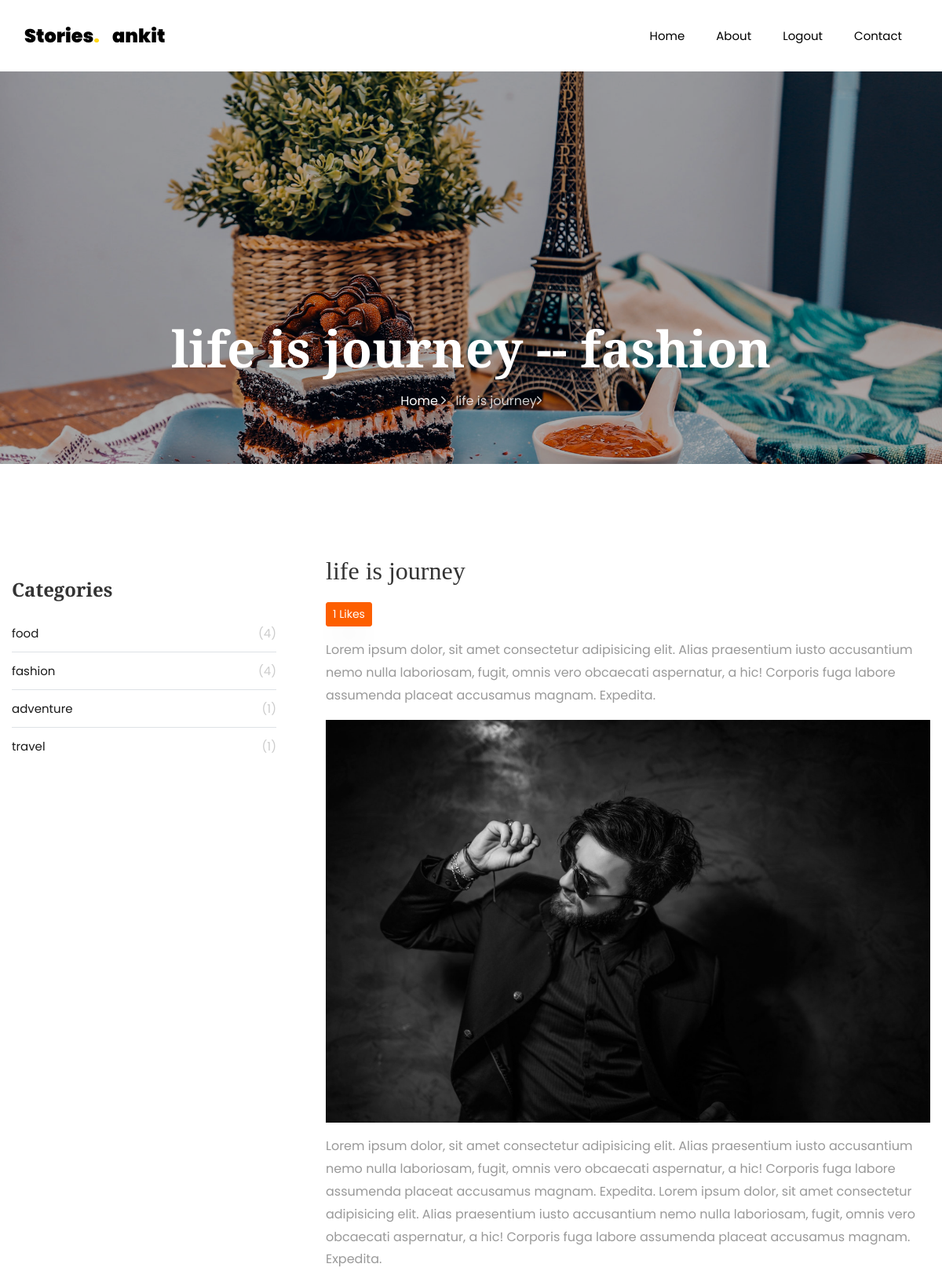
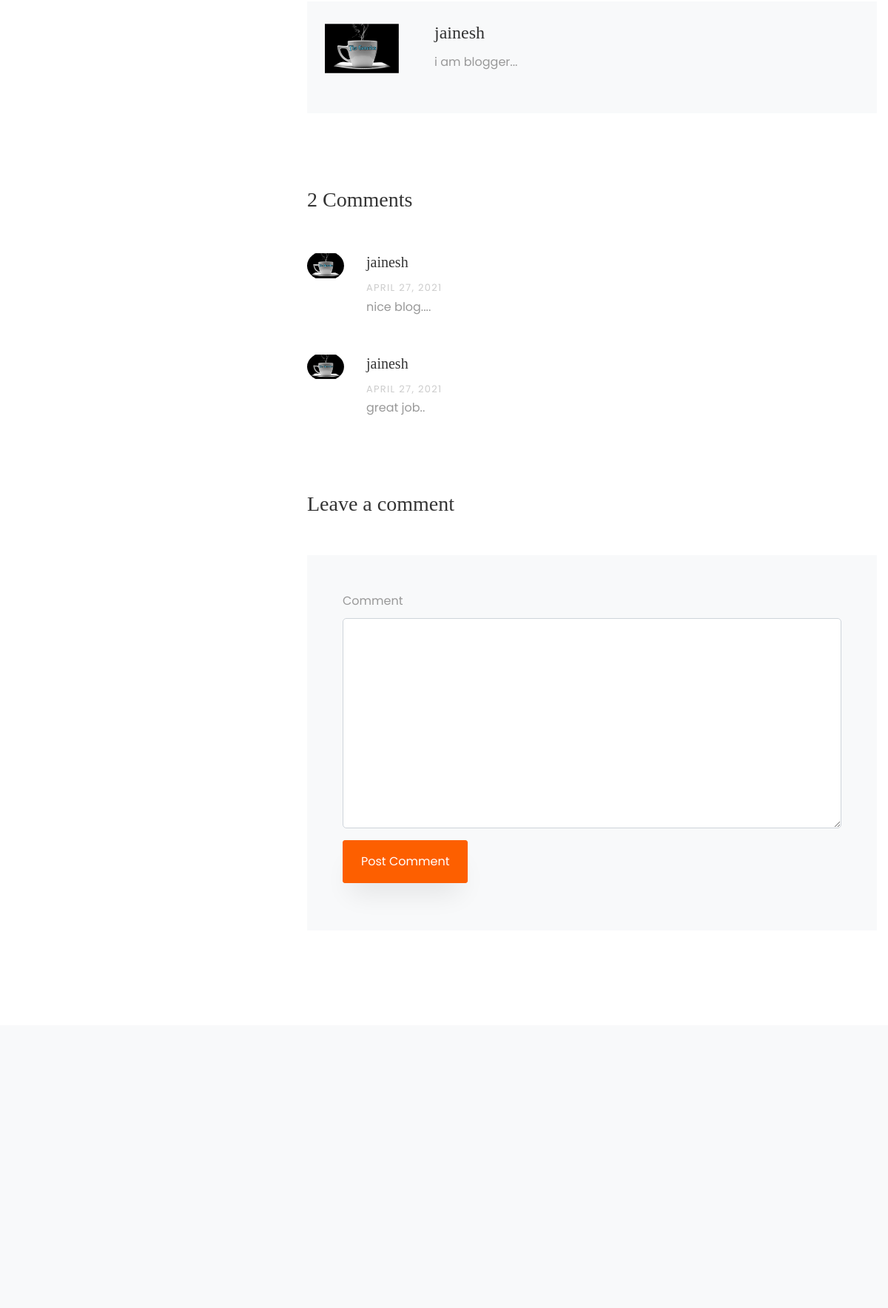
Screenshot of /blog_detail/1/ (signed in, upper part) with the database file from the repository (2 pictures, top to bottom).
### blogapp/models.py (models this page shows, shortened)
class BlogModel(models.Model):
    category = models.ForeignKey(Category, on_delete=models.CASCADE, null=True)
    usr = models.ForeignKey(User, on_delete=models.CASCADE, null=True)
    title = models.CharField(max_length=100, null=True)
    short = models.TextField(null=True)
    long = models.TextField(null=True)
    image = models.FileField(null=True)
    date = models.DateField(null=True)

class Category(models.Model):
     name = models.CharField(max_length=100, null=True)

class UserDetail(models.Model):
    usr = models.ForeignKey(User,on_delete=models.CASCADE,null=True)
    userimage = models.FileField(null=True)
    aboutyou = models.TextField(null=True)

class CommentBLog(models.Model):
    blog = models.ForeignKey(BlogModel,on_delete=models.CASCADE,null=True)
    usr = models.ForeignKey(UserDetail,on_delete=models.CASCADE,null=True)
    comment = models.TextField(null=True)
    commentdate = models.DateField(null=True)

### blogapp/views.py (the view)
# urls.py: path('blog_detail/<int:bid>/', BlogDetail, name="detail"),
def BlogDetail(request, bid):
    blog = BlogModel.objects.get(id = bid)
    usrdetail = UserDetail.objects.get(usr = blog.usr)
    allcomments = CommentBLog.objects.filter(blog = blog)
    allcategory = Category.objects.all()
    d = { "blog":blog, "user":usrdetail, "allcategory":allcategory, "allcomments":allcomments }
    return render(request, 'single.html', d)

### blogapp/templates/single.html (shortened to what this page needs)
<html>
  <head>
  </head>
</html>
{% extends 'nav-footer.html'%}
	{% load static %}
	{% block sectionData %}
    <section class="hero-wrap hero-wrap-2" style="background-image: url({% static 'images/bg_4.jpg' %});">
      <div class="overlay"></div>
      <div class="container">
        <div class="row no-gutters slider-text align-items-end justify-content-center">
          <div class="col-md-9 ftco-animate pb-5 text-center">
            <h1 class="mb-3 bread">{{ blog.title}} -- {{ blog.category.name }}</h1>
            <p class="breadcrumbs"><span class="mr-2"><a href="{% url 'home' %}">Home <i class="ion-ios-arrow-forward"></i></a></span> <span>{{ blog.title }}<i class="ion-ios-arrow-forward"></i></span></p>
          </div>
        </div>
      </div>
    </section>
		<section class="ftco-section">
      <div class="container">
        <div class="row">
          <div class="col-lg-8 order-lg-last ftco-animate">
            <h2 class="mb-3">{{ blog.title }}</h2>
            <a href="{% url 'like' blog.id %}"><P><button style="color: orange;" class="btn btn-primary btn-sm">{{ blog.likeblog_set.count }} Likes</button></P></a>
            <p>{{ blog.short }}</p>
            <p>
              <img src="{{ blog.image.url }}" alt="" class="img-fluid">
            </p>
            <p>{{ blog.long }}</p>
            <div class="about-author d-flex p-4 bg-light">
              <div class="bio mr-5">
                <img src="{{ user.userimage.url }}" alt="Image placeholder" class="img-fluid mb-4" height="100px" width="100px">
              </div>
              <div class="desc">
                <h3>{{ blog.usr.first_name }}</h3>
                <p>{{ user.aboutyou }}</p>
              </div>
            </div>
            <div class="pt-5 mt-5">
              <h3 class="mb-5">{{ blog.commentblog_set.count }} Comments</h3>
              <ul class="comment-list">
                {% for i in allcomments %}
                <li class="comment">
                  <div class="vcard bio">
                    <img src="{{ i.usr.userimage.url }}" alt="Image placeholder">
                  </div>
                  <div class="comment-body">
                    <h3>{{ i.usr.usr.first_name }}</h3>
                    <div class="meta">{{ i.commentdate }}</div>
                    <p>{{ i.comment }}</p>
                  </div>
                </li>
                {% endfor %}
              </ul>
              {% if request.user.is_authenticated %}
              <div class="comment-form-wrap pt-5">
                <h3 class="mb-5">Leave a comment</h3>
                <form action="{% url 'comment' blog.id %}" class="p-5 bg-light" method="POST">
                  <div class="form-group">
                    <label for="message">Comment</label>
                    <textarea name="comment" id="message" cols="30" rows="10" class="form-control"></textarea>
                  </div>
                  <div class="form-group">
                    <input type="submit" value="Post Comment" class="btn py-3 px-4 btn-primary">
                  </div>
                </form>
              </div>
              {% endif %}
            </div>
          </div>
          <div class="col-lg-4 sidebar pr-lg-5 ftco-animate">
            <div class="sidebar-box ftco-animate">
              <ul class="categories">
                <h3 class="heading mb-4">Categories</h3>
                {% for i in allcategory %}
                <li><a href="{% url 'cateblog' i.id %}">{{ i.name }}<span>({{ i.blogmodel_set.count }})</span></a></li>
                {% endfor %}
              </ul>
            </div>
          </div>
        </div>
      </div>
    </section>
		<section class="ftco-subscribe ftco-section bg-light">
      <div class="overlay">
        <div class="container">
          <div class="row d-flex justify-content-center">
          </div>
        </div>
      </div>
    </section>
{% endblock %}

### blogapp/templates/nav-footer.html (shortened to what this page needs)
<!DOCTYPE html>
<html lang="en">
  <head>
	  {% load static %}
    <link rel="stylesheet" href="{% static 'css/open-iconic-bootstrap.min.css' %}">
    <link rel="stylesheet" href="{% static 'css/animate.css' %}">
    <link rel="stylesheet" href="{% static 'css/owl.carousel.min.css' %}">
    <link rel="stylesheet" href="{% static 'css/owl.theme.default.min.css' %}">
    <link rel="stylesheet" href="{% static 'css/magnific-popup.css' %}">
    <link rel="stylesheet" href="{% static 'css/aos.css' %}">
    <link rel="stylesheet" href="{% static 'css/ionicons.min.css' %}">
    <link rel="stylesheet" href="{% static 'css/flaticon.css' %}">
    <link rel="stylesheet" href="{% static 'css/icomoon.css' %}">
    <link rel="stylesheet" href="{% static 'css/style.css' %}">
  </head>
  <body>
	  <nav class="navbar navbar-expand-lg navbar-dark bg-dark ftco-navbar-light" id="ftco-navbar">
	    <div class="container">
	      <a class="navbar-brand" href="">Stories<span>.</span></a><a class="navbar-brand" href="{% url 'userpanel' %}">{{ request.user.username }}</a>
	      <div class="collapse navbar-collapse" id="ftco-nav">
	        <ul class="navbar-nav ml-auto">
	          <li class="nav-item"><a href="{% url 'home' %}" class="nav-link">Home</a></li>
	          <li class="nav-item"><a href="{% url 'about' %}" class="nav-link">About</a></li>
              {% if not request.user.is_authenticated %}
                <li class="nav-item"><a href="{% url 'login' %}" class="nav-link">Login</a></li>
                <li class="nav-item"><a href="{% url 'signup' %}" class="nav-link">Sign Up</a></li>
              {% else %}
                <li class="nav-item"><a href="{% url 'logout' %}" class="nav-link">Logout</a></li>
              {% endif %}
	          <li class="nav-item"><a href="{% url 'contact' %}" class="nav-link">Contact</a></li>
	        </ul>
	      </div>
	    </div>
	  </nav>
{% block sectionData %}
{% endblock %}
    </body>
  </html>

### rows the page displays
BlogModel: title "life is journey", category.name "fashion", likeblog_set.count "1", short "Lorem ipsum dolor, sit amet consectetur adipisicing elit. Alias praesentium iusto accusantium nemo nulla laboriosam, fugit, omnis vero obcaecati aspernatur, a hic! Corporis fuga labore assumenda placeat accusamus magnam. Expedita.", image (picture), long "Lorem ipsum dolor, sit amet consectetur adipisicing elit. Alias praesentium iusto accusantium nemo nulla laboriosam, fugit, omnis vero obcaecati aspernatur, a hic! Corporis fuga labore assumenda placeat accusamus magnam. Expedita. Lorem ipsum dolor, sit amet consectetur adipisicing elit. Alias praesentium iusto accusantium nemo nulla laboriosam, fugit, omnis vero obcaecati aspernatur, a hic! Corporis fuga labore assumenda placeat accusamus magnam. Expedita.", usr.first_name "jainesh", commentblog_set.count "2"
UserDetail: userimage (picture), aboutyou "i am blogger..."
CommentBLog: usr.userimage (picture), usr.usr.first_name "jainesh", commentdate "APRIL 27, 2021", comment "nice blog...."
CommentBLog: usr.userimage (picture), usr.usr.first_name "jainesh", commentdate "APRIL 27, 2021", comment "great job.."
Category: name "food", blogmodel_set.count "4"
Category: name "fashion", blogmodel_set.count "4"
Category: name "adventure", blogmodel_set.count "1"
Category: name "travel", blogmodel_set.count "1"

### other values shown
{{ request.user.username }} "ankit"
